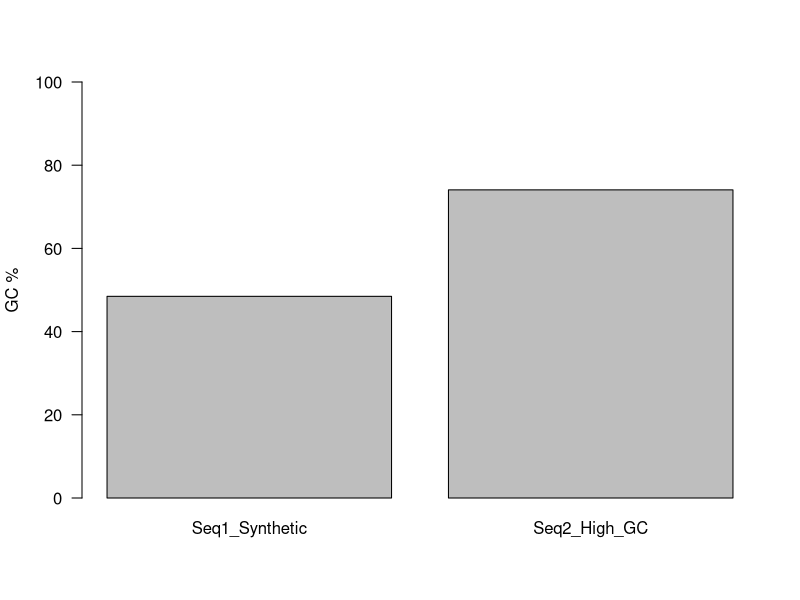

The R source for this figure:
cat("==> Running Bioinformatics Integration Pipeline...\n\n")
df <- read.csv('sequence_metrics.csv', stringsAsFactors = FALSE)
print(df)
cat(sprintf("\n==> Summary Across %d Sequences:\nAvg GC Proportion: %.2f%%\nAvg Length:       %.1f bp\n", nrow(df), mean(df$GC_Content), mean(df$Length)))
pdf('test_plot.pdf', 7, 5)
barplot(df$GC_Content, names.arg = df$ID, ylab = "GC %", ylim = c(0, 100), las = 1)
dev.off()
cat("==> Potting Complete!\n")
